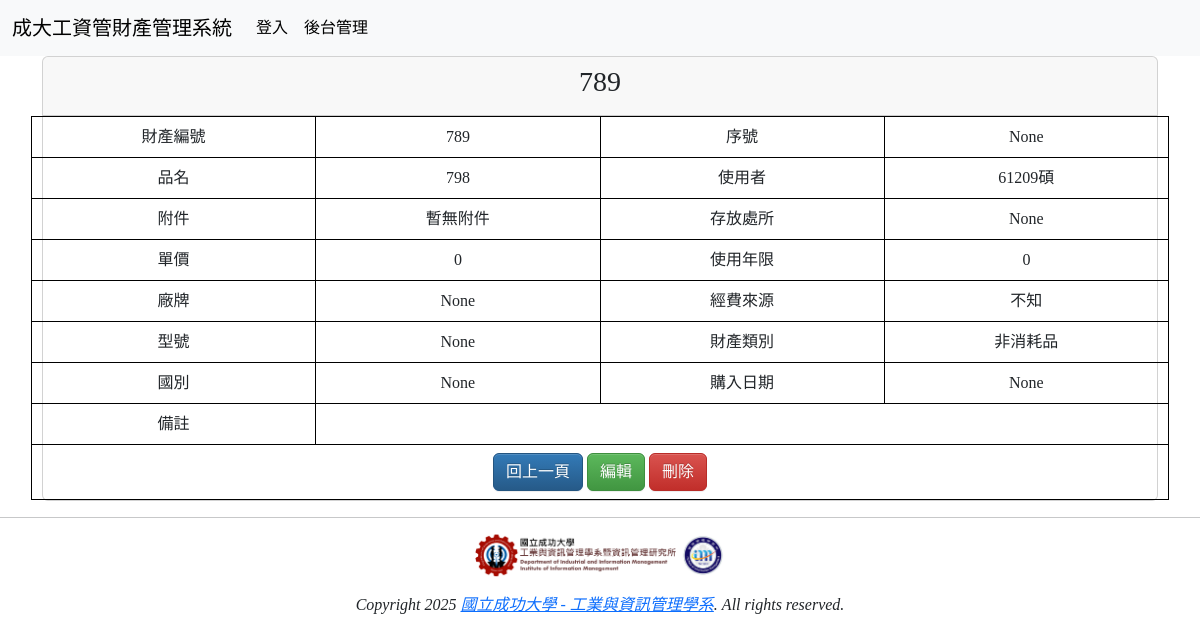
/detail/3, run on the app's committed database.
### mysite/models.py (models this page shows, shortened)
class Asset(models.Model):
    ASSET_TYPE_CHOICES = [
        ('財產', '財產'),
        ('非消耗品', '非消耗品'),
    ]
    asset_code = models.CharField(max_length=20, unique=True, verbose_name="財編")
    name = models.CharField(max_length=20, verbose_name="品名")
    accessories = models.TextField(blank=True, null=True, default="暫無附件", verbose_name="附件")
    unit_price = models.PositiveIntegerField(default=0, verbose_name="單價")
    brand = models.CharField(max_length=10, blank=True, null=True, verbose_name="廠牌")
    model = models.CharField(max_length=50, blank=True, null=True, verbose_name="型號")
    origin_country = models.CharField(max_length=10, blank=True, null=True, verbose_name="國別")
    serial_number = models.CharField(max_length=50, blank=True, null=True, verbose_name="序號")
    user = models.ForeignKey(AssetUserProfile, on_delete=models.CASCADE, verbose_name="使用者")
    location = models.CharField(max_length=20, blank=True, null=True, verbose_name="存放處所")
    lifespan_years = models.PositiveIntegerField(default=0, verbose_name="使用年限")
    funding_source = models.CharField(max_length=10, default="不知", verbose_name="經費來源")
    asset_type = models.CharField(max_length=20, choices=ASSET_TYPE_CHOICES, verbose_name="財產類別")
    purchase_date = models.DateField(blank=True, null=True, verbose_name="購入日期")
    note = models.TextField(blank=True, null=True, verbose_name="備註")

class AssetUserProfile(models.Model):
    userid = models.CharField(max_length=10, unique=True, verbose_name="使用者編號")
    username = models.CharField(max_length=10, verbose_name="使用者名稱")
    def __str__(self):
        return f"{self.username}"

### mysite/views.py (the view)
# urls.py: path('detail/<int:id>', views.detail, name = 'detail-url'),
def detail(request, id):
    try:
        asset = models.Asset.objects.get(id=id)
    except:
        pass
    return render(request, "detail.html", locals())

### templates/detail.html (shortened to what this page needs)
{% extends "base.html" %}
{% block content %}
<div class='container' style="text-align: center;">
    <div class="row">
        <div class="col-md-12">
            <div class="card">
                {% if asset %}
                    <div class="card-header" align="center">
                        <h3>{{ asset.asset_code }}</h3>
                    </div>
                    <div class="row">
                        <table>
                            <tr>
                                <td>財產編號</td>
                                <td>{{ asset.asset_code }}</td>
                                <td>序號</td>
                                <td>{{ asset.serial_number }}</td>
                            </tr>
                            <tr>
                                <td>品名</td>
                                <td>{{ asset.name }}</td>
                                <td>使用者</td>
                                <td>{{ asset.user }}</td>
                            </tr>
                            <tr>
                                <td>附件</td>
                                <td>{{ asset.accessories }}</td>
                                <td>存放處所</td>
                                <td>{{ asset.location }}</td>
                            </tr>
                            <tr>
                                <td>單價</td>
                                <td>{{ asset.unit_price }}</td>
                                <td>使用年限</td>
                                <td>{{ asset.lifespan_years }}</td>
                            </tr>
                            <tr>
                                <td>廠牌</td>
                                <td>{{ asset.brand }}</td>
                                <td>經費來源</td>
                                <td>{{ asset.funding_source }}</td>
                            </tr>
                            <tr>
                                <td>型號</td>
                                <td>{{ asset.model }}</td>
                                <td>財產類別</td>
                                <td>{{ asset.asset_type }}</td>
                            </tr>
                            <tr>
                                <td>國別</td>
                                <td>{{ asset.origin_country }}</td>
                                <td>購入日期</td>
                                <td>{{ asset.purchase_date }}</td>
                            </tr>
                            <tr>
                                <td>備註</td>
                                <td colspan="3">{{ asset.note }}</td>
                            </tr>
                            <tr>
                                <td colspan="4">
                                    <button type="button" class="btn btn-primary">回上一頁</button>
                                    <button type="button" class="btn btn-success">編輯</button>
                                    <button type="button" class="btn btn-danger">刪除</button>
                                </td>
                            </tr>
                        </table>
                    </div>
                {% else %}
                    <div class="card-header" align="center">
                        <h3>找不到指定的財產/非消耗品</h3>
                    </div>
                {% endif %}
            </div>
        </div>
    </div>
</div>
{% endblock %}

### templates/base.html (style rules this page uses)
h1, h2, h3, h4, h5, p, div { font-family: 微軟正黑體; }

### templates/detail.html (style rules this page uses)
table { border-collapse: collapse; width: 50%; }
th, td { border: 1px solid black; padding: 8px; }

### data on the page
Asset: asset_code "789", serial_number "None", name "798", user "61209碩", accessories "暫無附件", location "None", unit_price "0", lifespan_years "0", brand "None", funding_source "不知", model "None", asset_type "非消耗品", origin_country "None", purchase_date "None"
